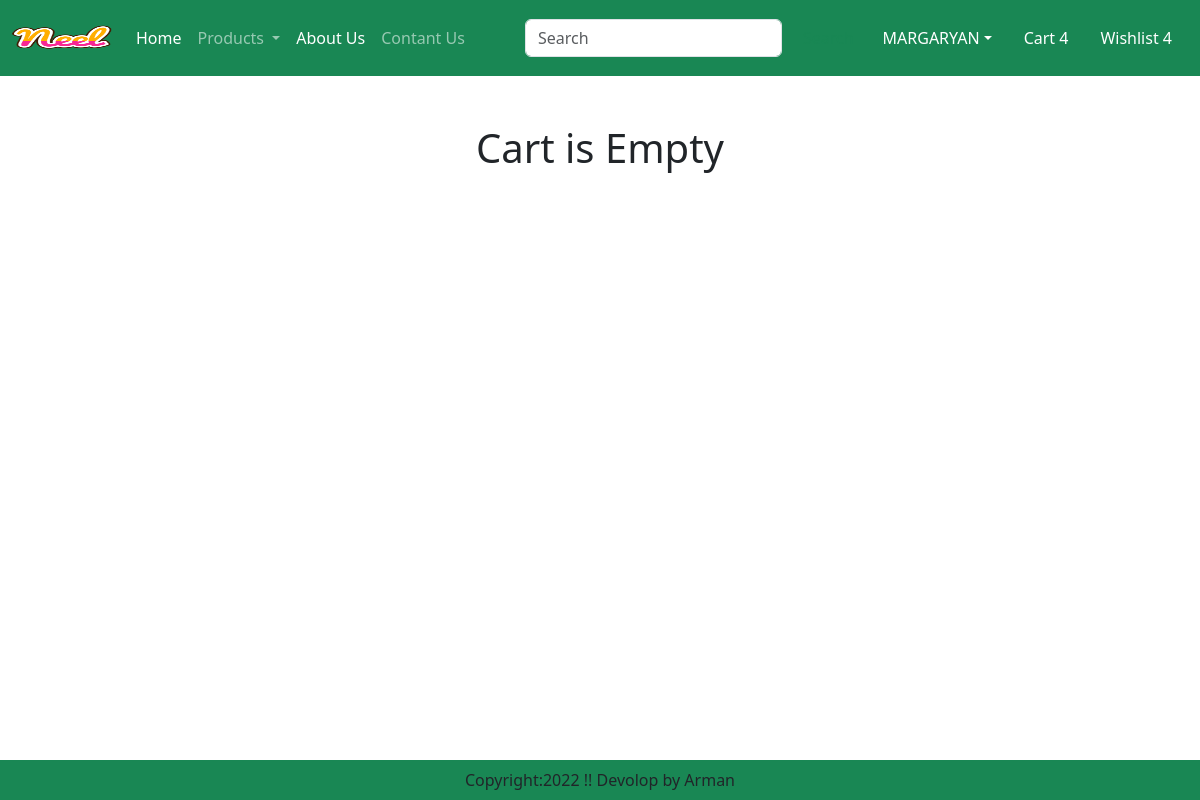
The page /cart/ (signed in) on the database as committed earlier.
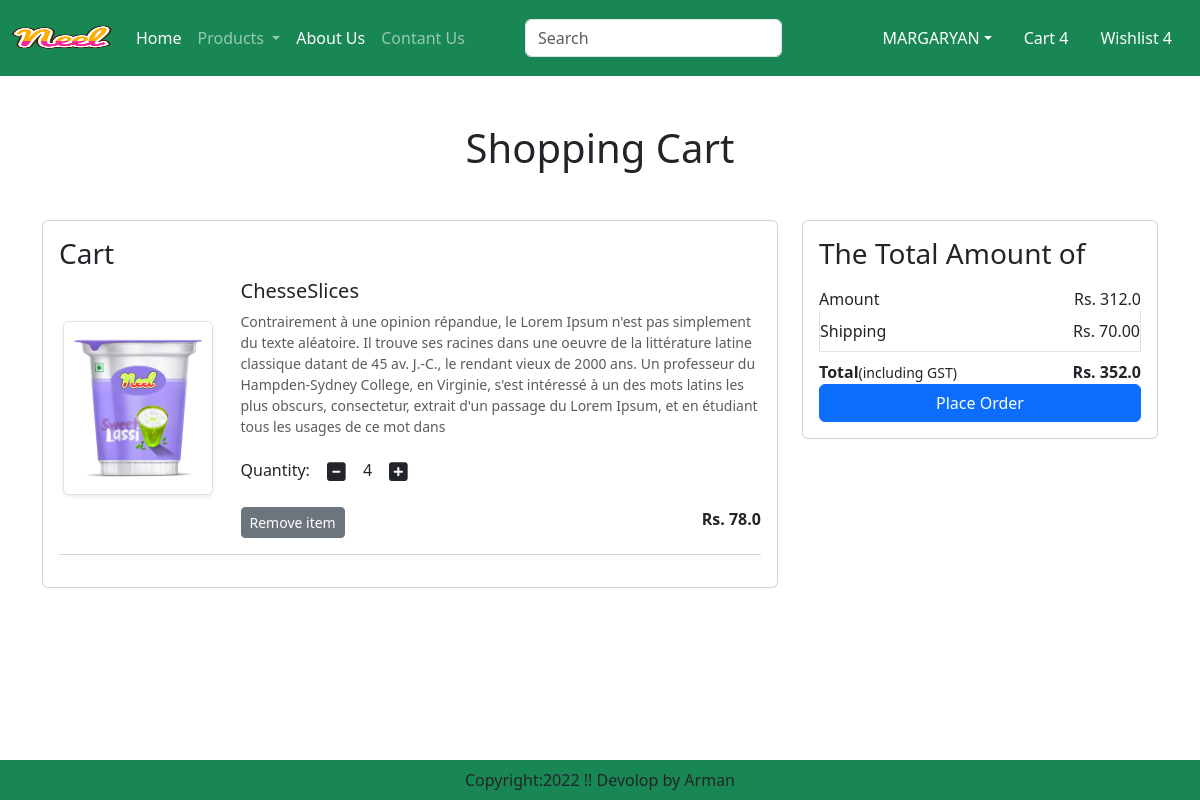
The same page on the database as committed later.
### app/models.py (models this page shows, shortened)
class Cart(models.Model):
    user = models.ForeignKey(User, on_delete = models.CASCADE)
    product = models.ForeignKey(Product, on_delete = models.CASCADE)
    quantity = models.PositiveIntegerField(default = 1)

class Product(models.Model):
    title = models.CharField(max_length = 100)
    selling_price = models.FloatField()
    discounted_price = models.FloatField()
    description = models.TextField()
    composition = models.TextField(default='')
    prodapp = models.TextField(default='')
    category = models.CharField(choices = CATEGORY_CHOICES, max_length = 2)
    product_image = models.ImageField(upload_to = "product")

### app/views.py (the view)
# urls.py: path('cart/' , views.show_cart, name='showcart'),
def show_cart(request):
    user = request.user
    cart = Cart.objects.filter(user= user)
    amount = 0
    for p in cart:
        value = p.quantity*p.product.discounted_price
        amount = amount+value
    totalamount = amount+40
    return render(request, 'app/addtocart.html', locals())

### app/templates/app/addtocart.html (shortened to what this page needs)
{% extends "app/base.html" %}
{% load static %}
{%block main-content%}
<div class = "container my-5">
    <div class = "row">
        {% if cart %}
        <h1 class="text-center mb-5">Shopping Cart</h1>
        <div class="col-sm-8">
        <div class="card">
            <div class="card-body">
                <h3>Cart</h3>
                {% for item in cart %}
                <div class="row">
                    <div class="col-sm-3 text-center align-self-center">
                        <img src="{{item.product.product_image.url}}"
                        alt="" srcset="" class="img-fluid img-thumbnail shadow-sm"
                        height="150" width="150">
                    </div>
                    <div class="col-sm-9">
                        <div>
                            <h5>{{item.product.title}}</h5>
                            <p class="mb-2 text-muted small"> {{item.product.description}}</p>
                            <div class="my-3">
                                <label for="quantity">Quantity:</label>
                                <a class="minus-cart btn" pid={{item.product.id}}><i class="fas fa-minus-square fa-lg"></i> </a>
                                    <span id="quantity">{{item.quantity}}</span>
                                <a class="plus-cart btn" pid={{item.product.id}}><i class="fas fa-plus-square fa-lg"></i> </a>
                            </div>
                            <div class="d-flex justify-content-between">
                                <a href="#" class="remove-cart btn btn-sm btn-secondary mr-3" pid={{item.product.id}}>Remove item</a>
                                <p class="mb-0"><span><strong>Rs. {{item.product.discounted_price}}</strong></span></p>
                            </div>
                        </div>
                    </div>
                </div>
                <hr class="text-muted">
                {% endfor%}
            </div>
        </div>
    </div>
    <div class="col-sm-4">
        <div class="card">
            <div class="card-body">
                <h3>The Total Amount of </h3>
                <ul class="list-group">
                    <li class="list-group-item d-flex justify-content-between align-intems-center border-0 px-0 pb-0">Amount <span id="amount">Rs. {{amount}}</span></li>
                    <li class="list-group-item d-flex justify-content-between align-intems-center  px-0 ">Shipping <span id="amount">Rs. 70.00</span></li>
                    <li class="list-group-item d-flex justify-content-between align-intems-center border-0 px-0 pb-0">
                        <div>
                            <strong>Total</strong><small>(including GST)</small>
                        </div>
                        <span id="totalamount"><strong>Rs. {{totalamount}}</strong></span>
                    </li>
                </ul>
                <div class="d-grid"><a href="{% url 'checkout'%}" class="btn btn-primary">Place Order</a></div>
            </div>
        </div>
    </div>
    {% else %}
        <h1 class="text-center mb-5">Cart is Empty</h1>
    {% endif %}
</div>
</div>
{% endblock main-content%}

### app/templates/app/base.html (shortened to what this page needs)
<!DOCTYPE html>
{% load static%}
<html lang="en">
<head>
    <link href="https://cdn.jsdelivr.net/npm/bootstrap@5.3.3/dist/css/bootstrap.min.css" rel="stylesheet"
>
    <link rel="stylesheet" href="{% static " app/css/owl.carousel.min.css" %}">
    <link rel="stylesheet" href="{% static " app/css/all.min.css" %}">
    <link rel="stylesheet" href="{% static " app/css/style.css" %}">
</head>
<body>
    <nav class="navbar navbar-expand-lg navbar-dark bg-success">
        <div class="container-fluid">
            <a class="navbar-brand" href="/">
                <img src="{% static 'app/images/neel.png' %}" width="100" height="50">
            </a>
            <div class="collapse navbar-collapse" id="navbarSupportedContent">
                <ul class="navbar-nav me-auto mb-2 mb-lg-0">
                    {% if request.user.is_authenticated%}
                    <li class="nav-item">
                        <a class="nav-link active" aria-current="page" href="/">Home</a>
                    </li>
                    <li class="nav-item dropdown">
                        <a class="nav-link dropdown-toggle" href="#" role="button" data-bs-toggle="dropdown"
                            aria-expanded="false">
                            Products
                        </a>
                    </li>
                    <li class="nav-item">
                        <a class="nav-link text-white" href="{% url 'about' %}">About Us</a>
                    </li>
                    <li class="nav-item">
                        <a class="nav-link " href="{% url 'contact' %}">Contant Us</a>
                    </li>
                </ul>
                <form class="d-flex" role="search">
                    <input class="form-control me-2" type="search" placeholder="Search" aria-label="Search">
                    <button class="btn btn-outline-success" type="submit">Search</button>
                </form>
            </div>
            <ul class="navbar-nav me-auto mb-2 mb-lg-0">
                <li class="nav-item dropdown mx-2">
                    <a class="nav-link dropdown-toggle text-white" id="profileDropdown" href="#" role="button"
                        data-bs-toggle="dropdown" aria-expanded="false">
                        MARGARYAN</a>
                </li>
                <li class="nav-item mx-2">
                    <a href="#" class="nav-link text-white">Cart 4</a>
                </li>
                <li class="nav-item mx-2">
                    <a href="#" class="nav-link text-white">Wishlist 4</a>
                </li>
                {% endif%}
            </ul>
        </div>
    </nav>
    {%block main-content%}{%endblock main-content%}
    <footer class="container-fluid fixed-bottom bg-success text-center p-2 mt-5">
        Copyright:2022 !! Devolop by Arman
    </footer>
</body>
</html>

### app/static/app/css/style.css (style rules this page uses)
* { padding: 0; margin: 0; box-sizing: border-box; }

Rows that differ between the two databases and show on the page:
added Cart: product.product_image (picture), product "ChesseSlices", product.description "Contrairement à une opinion répandue, le Lorem Ipsum n'est pas simplement du texte aléatoire. Il trouve ses racines dans une oeuvre de la littérature latine classique datant de 45 av. J.-C., le rendant vieux de 2000 ans. Un professeur du Hampden-Sydney College, en Virginie, s'est intéressé à un des mots latins les plus obscurs, consectetur, extrait d'un passage du Lorem Ipsum, et en étudiant tous les usages de ce mot dans", quantity "4", product.discounted_price "78.0"
Other text that changed with them:
{{ amount }}: (not shown) → "312.0"
{{ totalamount }}: (not shown) → "352.0"
text no longer shown: "Cart is Empty"
text now shown: "Shopping Cart Cart The Total Amount of Amount Rs. Shipping Rs. 70.00 Total (including GST) Rs. Place Order"
